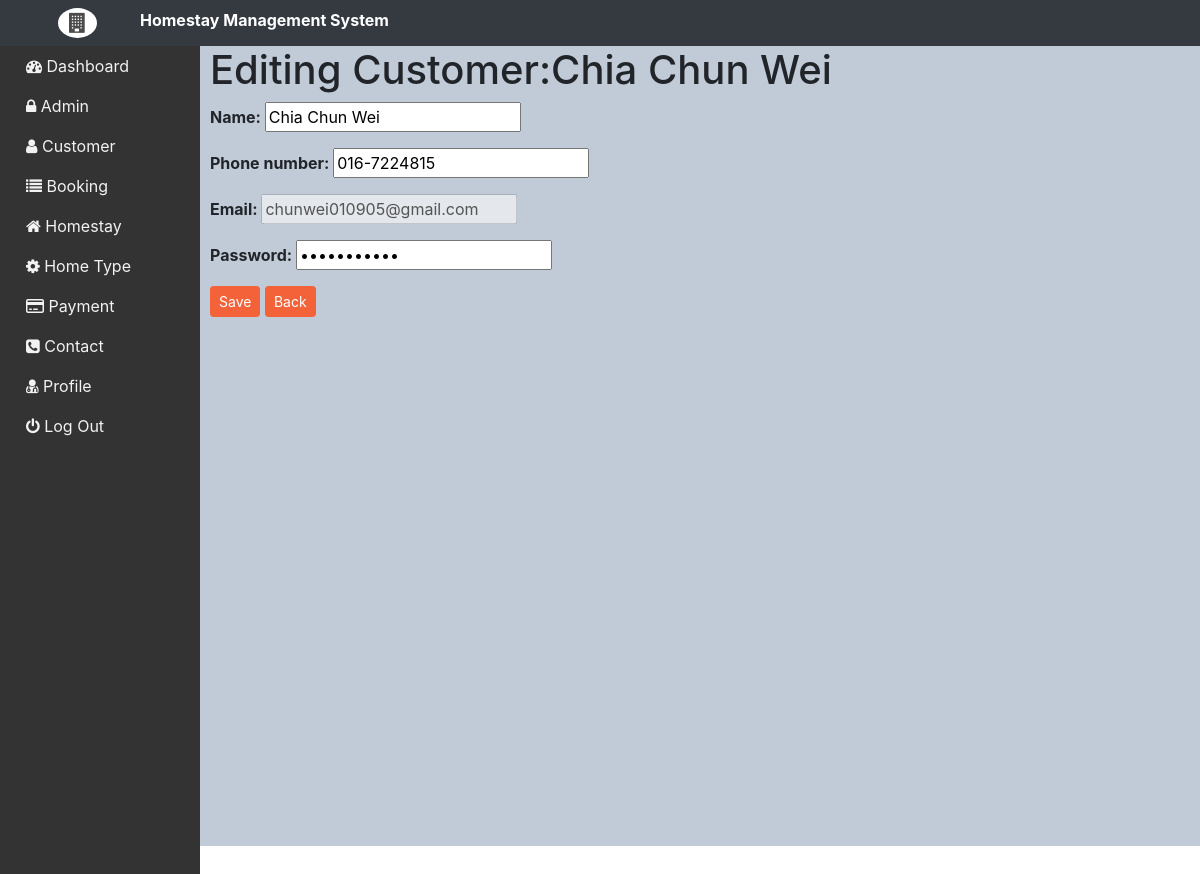
Page /admin/admin/customer_edit.php?edit&id=9 on the committed database.
### tables this page shows
CREATE TABLE `customer` (
  `cus_id` int(11) NOT NULL,
  `cus_name` varchar(50) NOT NULL,
  `cus_contact_num` varchar(50) NOT NULL,
  `cus_email` varchar(50) NOT NULL,
  `cus_pass` varchar(50) NOT NULL,
  `vkey` varchar(45) NOT NULL,
  `verified` tinyint(1) NOT NULL,
  `createdate` timestamp(6) NOT NULL DEFAULT current_timestamp(6)
);

### admin/admin/customer_edit.php (the view, shortened to what this page needs)
<html>
<head>
</head>
<body>
		<?php include("menu.php"); ?>
		<div style="margin-left:180px;padding:0px 20px;height:100%; margin-right:-30px;">
		<div class="out" >
		<div class="right">
		<?php
		if(isset($_GET["edit"]))
		{
			$cid=$_GET["id"];
			$result= mysqli_query($connect, "SELECT *from customer WHERE cus_id='$cid'");
			$row = mysqli_fetch_assoc($result);
		}
		?>
		<h1>Editing Customer:<?php echo $row['cus_name'];?> </h1>
		<form name="addfrm" method="post" action="">
		<p><b>Name: </b><input type="text" name="name" minlength="5"value="<?php echo $row['cus_name']; ?>"required></p>
		<p><b>Phone number: </b><input type="tel" name="phone"pattern="[0-9]{3}-[0-9]{7}" value="<?php echo $row['cus_contact_num'];?>"required></p>
		<p><b>Email: </b><input type="email" name="email" value="<?php echo $row['cus_email']; ?>"disabled></p>
		<p><b>Password: </b><input type="password" name="pass" value="<?php echo $row['cus_pass']; ?>"required></p>
		<button class="btn btn-sm btn-primary check_out"input type="submit" name="savebtn" value="Save"onclick=" return confirmation();">Save</button>
		<a href="customer.php"><button class="btn btn-sm btn-primary check_out" type="button">Back</button></a>
		</form>
	</div>
	</div>
	</div>
</body>
</html>

### admin/admin/design.css (style rules this page uses)
body { margin:0; overflow:scroll; }

### admin/admin/customer_edit.php (style rules this page uses)
.right { margin-left:10px; margin-top:0px; width: 200px; height: 120px; }

### admin/admin/menu.php (style rules this page uses)
body { overflow:scroll; }
.out { background-color:#c1cbd7; height:100% }

### rows in the picture
customer: cus_name "Chia Chun Wei", phone "016-7224815", email "chunwei010905@gmail.com"
